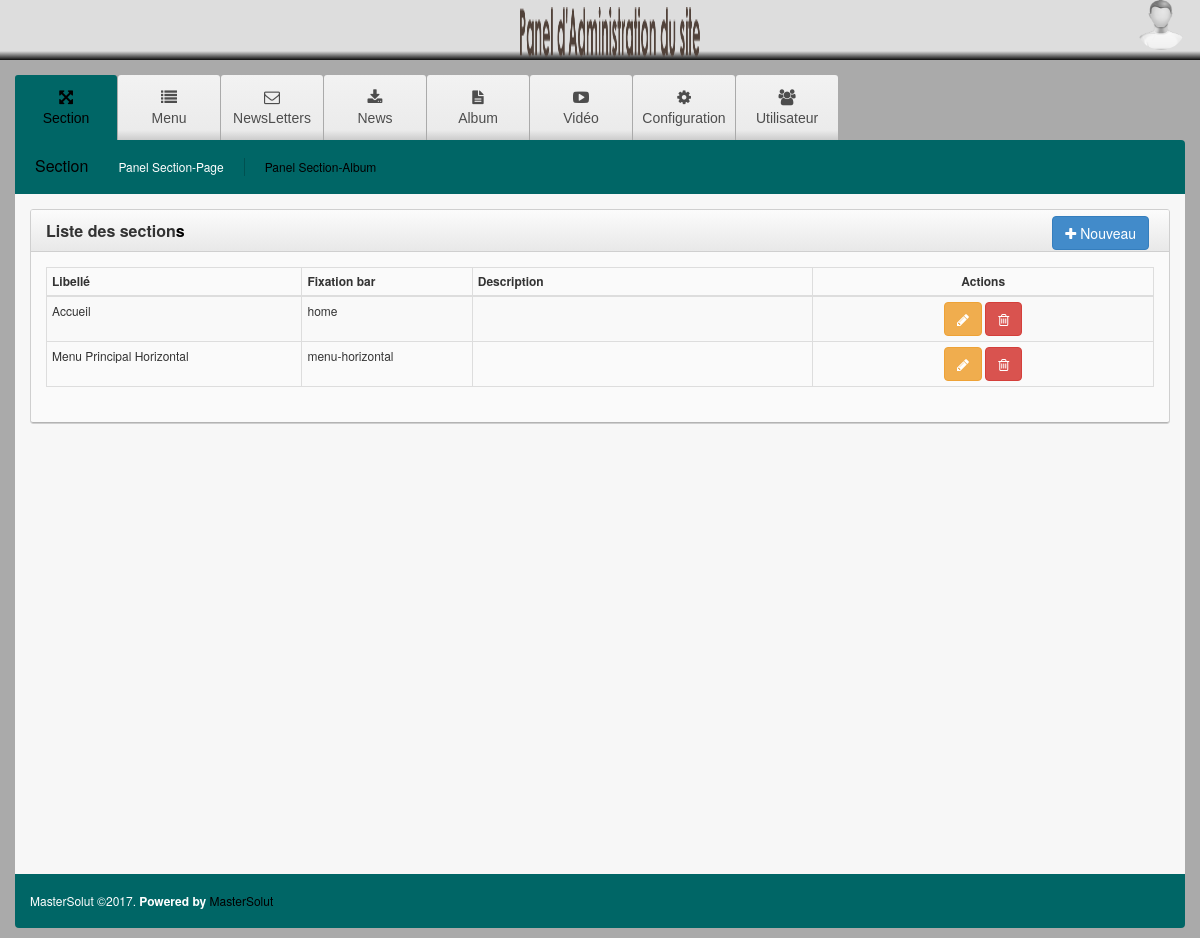
Screenshot of /ms-admin/index.php?page=10 (signed in) with the database file from the repository.
### tables this page shows
CREATE TABLE `gest_page` (
  `id_page` int(11) NOT NULL AUTO_INCREMENT,
  `titre_page` varchar(255) NOT NULL,
  `lib_page` varchar(20) NOT NULL,
  `cat_page` varchar(255) NOT NULL,
  `icone_page` varchar(255) DEFAULT NULL,
  `indice_page` int(11) NOT NULL,
  `visible` varchar(1) NOT NULL DEFAULT 'o',
  PRIMARY KEY (`id_page`)
);

CREATE TABLE `gest_menu` (
  `id_menu` int(11) NOT NULL AUTO_INCREMENT,
  `lib_menu` varchar(255) NOT NULL,
  `lien_menu` varchar(255) NOT NULL,
  `indice_menu` int(11) NOT NULL,
  `visible` varchar(1) NOT NULL DEFAULT 'o',
  `icone_menu` varchar(255) NOT NULL,
  `id_page` int(11) NOT NULL,
  PRIMARY KEY (`id_menu`)
);

CREATE TABLE `section` (
  `id_section` tinyint(6) NOT NULL AUTO_INCREMENT,
  `lib_section` varchar(255) NOT NULL,
  `fixed_section` varchar(100) NOT NULL,
  `desc_section` varchar(255) DEFAULT NULL,
  `type_section` varchar(50) NOT NULL,
  `visible_section` varchar(1) NOT NULL DEFAULT 'o',
  PRIMARY KEY (`id_section`)
);

### ms-admin/class/database.php (called while the page is built, shortened)
<?php
class Database extends pdo {
    public function __construct(){
        $this->dbtype ='mysql';
        $this->host = 'localhost';
        $this->user = 'root';
        $this->pass = '';
        $this->database = 'mastersolut_db';
        $dns = $this->dbtype.':dbname='.$this->database.";host=".$this->host;
    }
}
?>

### ms-admin/class/class_gest_page.php (called while the page is built, shortened)
<?php
Class Gest_page{
   private $dbh;
   public function __construct(){
        $this->dbh = new Database();
    }
    public function liste_page_categorie($cat_page,$ligne=0,$trie='',$publier='o'){
        return $this->dbh->query("select * from gest_page where cat_page='$cat_page' AND visible='$publier' $trie $limit");
    }
    public function this_page($id_page,$publier='o'){
        $tab=$this->dbh->query("select * from gest_page where id_page='$id_page' AND visible='$publier'");
        return $tab->fetch();
    }
   public function liste_menu_par_page($id_page,$ligne=0,$trie='',$publier='o'){
        if($ligne) $limit="limit 0,$ligne";
        return $this->dbh->query("select * from gest_menu where id_page='$id_page' AND gest_menu.visible='$publier' $trie $limit");
    }
}
$classpage_menu= new Gest_page();
?>

### ms-admin/class/class_section.php (called while the page is built, shortened)
<?php
Class Section{
   private $dbh;
   public function __construct(){
        $this->dbh = new Database();
   }
   public function liste_section($type='',$ligne=0,$trie='',$visible='o'){
        return $this->dbh->query("select * from section where type_section='$type' and visible_section='$visible' $trie $limit");
    }
}
$classsection= new Section();
?>

### ms-admin/menu.php (the view, shortened to what this page needs)
  <?php
 $display_current='';
 if($_GET['page']) $display_current=$_GET['page'];
?>
<div id='cssmenu'>
  <ul>
  <?php
      $tab_page=$classpage_menu->liste_page_categorie("cs_admin",0,"ORDER BY indice_page ASC");
      foreach ($tab_page as $page_value) {
          $id_page=$page_value["id_page"];
          $titre_page=stripslashes($page_value["titre_page"]);
          $icone_page=stripslashes($page_value["icone_page"]);
          $href="?page=".$id_page;
  ?>
    <li class="<?php if($display_current==$id_page) echo 'active'?>">
      <a href='<?php echo $href; ?>'>
        <i class="<?php echo $icone_page; ?>"></i>
          <?php echo $titre_page; ?>
      </a>
    </li>
  <?php
      }
  ?>
  </ul>
</div>

### ms-admin/index.php (shortened to what this page needs)
<?php
include('config.php');
?>
<?php
    include('include_top.php');
?>
    <?php
		include('header.php');
	?>
    <div class="dashboard-container">
      <div class="container">
        <?php
			include('menu.php');
		?>
        <?php
            $id_page=$_GET["page"];
			if(!$id_page){
    			include('accueil.php');
			 }else{
                  $this_page=$classpage_menu->this_page($id_page);
                  $titre_page=stripslashes($this_page["titre_page"]);
		?>
        <div class="sub-nav hidden-sm hidden-xs">
            <ul>
                <li><a href="javascript: void(0)" class="heading"><?php echo $titre_page ?> </a></li>
                 <?php
                    $menu_page=$_GET["menu"];
                    if(!$menu_page){
                         $thismenu_selected=$classpage_menu->liste_menu_par_page($id_page,1,"ORDER BY indice_menu ASC");
                         foreach($thismenu_selected as $value){
                            $menu_page=$value["id_menu"];
                         }
                    }
                    $tab_menu=$classpage_menu->liste_menu_par_page($id_page,0,"ORDER BY indice_menu ASC");
    			     foreach($tab_menu as $menu_value){
                        $id_menu=$menu_value["id_menu"];
                        $lib_menu=stripslashes($menu_value["lib_menu"]);
                        $href="?page=".$id_page."&menu=".$id_menu;
    		      ?>
                    <li class="hidden-sm hidden-xs">
                      <a href="<?php echo $href ?>" title="<?php echo $lib_menu ?>" class="<?php if($menu_page==$id_menu) echo 'selected' ?>"><?php echo $lib_menu ?></a>
                    </li>
                <?php
    			 }
    		    ?>
          </ul>
        </div>
        <div class="dashboard-wrapper">
        <?php
			include('contenu.php');
		?>
      <?php  } ?>
        </div>
        <footer>
          <h6>MasterSolut &copy;2017.  <b>Powered by </b><a target="_blank" href="http://www.mastersolut.com">MasterSolut</a></h6>
        </footer>
      </div>
    </div>
    <?php
		include('include_foot.php');
	?>

### ms-admin/contenu.php (shortened to what this page needs)
<?php
     $id_menu=$_GET["menu"];
     if($id_menu){
        $tab_menu=$classpage_menu->this_menu($id_menu);
        $lien_menu=$tab_menu["lien_menu"];
        if(!$lien_menu) $lien_menu='accueil1.php';
        include($lien_menu);
     }else{
        $thismenu=$classpage_menu->liste_menu_par_page($id_page,1,"ORDER BY indice_menu ASC");
        foreach($thismenu as $value){
            $lien_menu=$value["lien_menu"];
                include($lien_menu);
             }
     }
?>

### ms-admin/section_liste.php (shortened to what this page needs)
<?php
    $type="page";
?>
    <div class="row">
      <div class="col-lg-12 col-md-12">
        <div class="widget">
          <div class="widget-header">
            <div class="title">
              Liste des section<a id="dynamic-tables">s</a>
            </div>
            <span class="tools">
                <a href="javascript:openwindows('section_form.php?type=<?php echo $type ?>',500,400,false)" title="Ajouter une section" class="btn btn-primary">
                      <span class="fa fa-plus"></span>
                        Nouveau
                </a>
            </span>
          </div>
          <div class="widget-body">
            <div id="dt_example" class="example_alt_pagination">
              <table class="table table-condensed table-striped table-hover table-bordered pull-left" id="data-table">
                <thead>
                  <tr>
                    <th style="width:15%">
                      Libell&eacute;
                    </th>
                    <th style="width:10%">
                        Fixation bar
                    </th>
                    <th style="width:20%">
                        Description
                    </th>
                    <th style="width:20%; text-align: center;" class="hidden-phone">
                      Actions
                    </th>
                  </tr>
                </thead>
                <tbody>
                <?php
                	$tab_section=$classsection->liste_section($type,0,"ORDER BY lib_section ASC");
                    foreach($tab_section as $sectionValue){
                        $idSection=$sectionValue["id_section"];
                        $libSection=stripslashes($sectionValue["lib_section"]);
                        $fixedSection=stripslashes($sectionValue["fixed_section"]);
                ?>
                  <tr>
                    <td>
                        <?php echo $libSection; ?>
                    </td>
                    <td>
                      <?php echo $fixedSection; ?>
                    </td>
                    <td>
                    </td>
                    <td style="text-align: center;">
                      <a  data-original-title="" title="Modifier" href="javascript:openwindows('section_form.php?type=<?php echo $type ?>&mod=<?php echo $idSection ?>',500,400,false)" class="btn btn-warning">
                            <i class="fa fa-pencil"></i>
                      </a>
                      <a  data-original-title="" title="Supprimer"  href="javascript:if(confirm('Voulez vous effectuer cette op&eacute;ration?')) openwindows('section_form.php?supp_section=<?php echo $idSection ?>',20,40,false)" class="btn btn-danger">
                            <i class="fa fa-trash-o"></i>
                      </a>
                    </td>
                  </tr>
                 <?php
                    }
                ?>
                </tbody>
              </table>
              <div class="clearfix">
              </div>
            </div>
          </div>
        </div>
      </div>
    </div>

### rows the page displays
gest_page: titre_page "Section"
gest_page: titre_page "Menu"
gest_page: titre_page "NewsLetters"
gest_page: titre_page "News"
gest_page: titre_page "Album"
gest_page: titre_page "Vidéo"
gest_page: titre_page "Configuration"
gest_page: titre_page "Utilisateur"
gest_menu: lib_menu "Panel Section-Page"
gest_menu: lib_menu "Panel Section-Album"
section: lib_section "Accueil", fixed_section "home"
section: lib_section "Menu Principal Horizontal", fixed_section "menu-horizontal"
